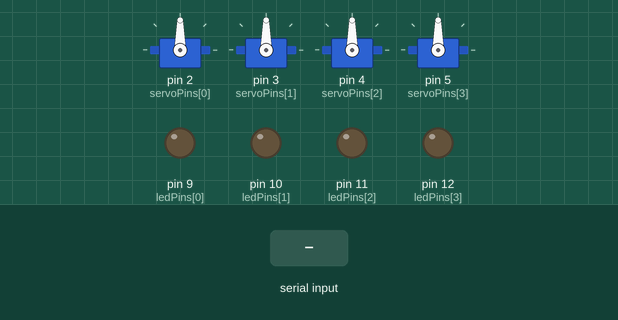
This sketch was run on a simulated Arduino Uno, built with avr-gcc and run on an emulated ATmega328P. On the bench: 4 × servo, output pins drawn as LEDs (lit = HIGH). The inputs (shaded band) are chosen by the test bench.

Above: at 1.2 s.
1.3 s: "L1: 90\n" received over Serial
At 2.1 s:
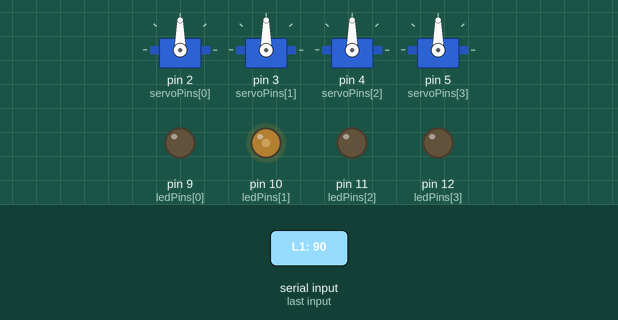
2.8 s: "L:1\n" received over Serial
At 3.2 s:
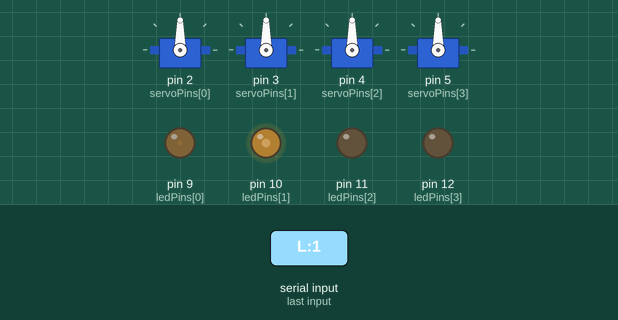
4.3 s: "L:150\n" received over Serial
At 5.5 s:
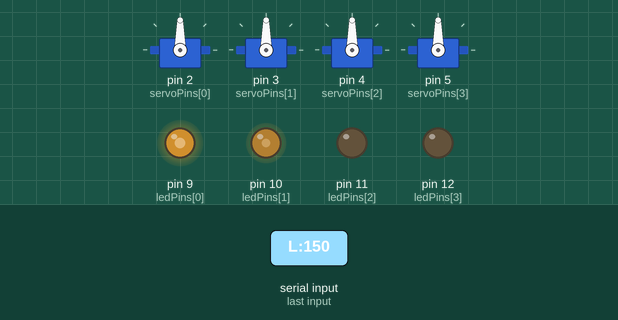
5.8 s: "S:1\n" received over Serial
At 6.8 s:
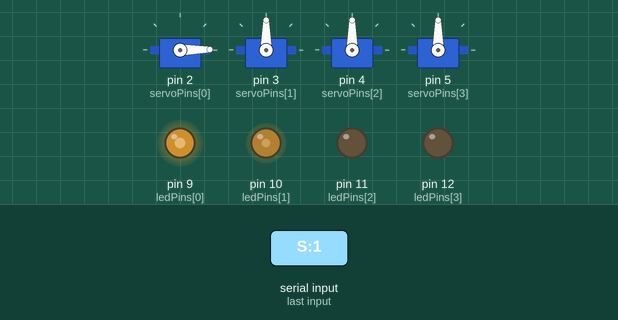
7.3 s: "S:150\n" received over Serial
At 7.9 s:
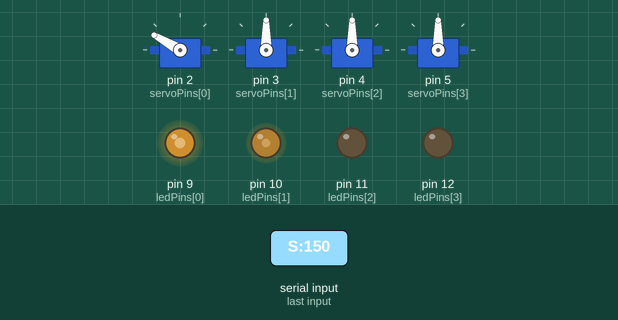
8.8 s: "L:1\n" received over Serial
At 10.2 s:
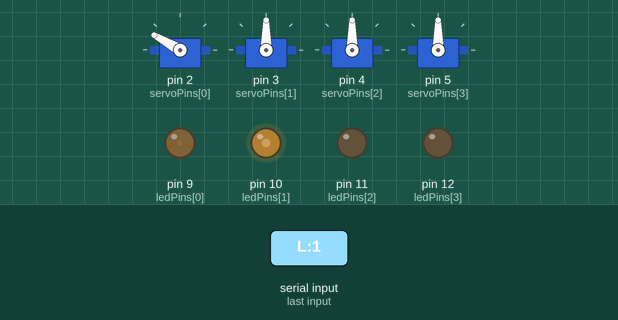
Timing chart, 0 to 11.3 s (numbered marks = the images above; inputs shaded):
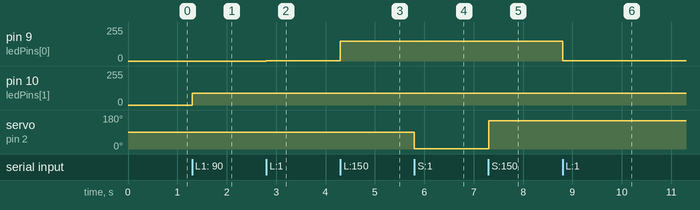

Measured:
- after the input at 1.3 s, pin 10 (ledPins[1]): 0/255 → 90/255 at once
- after the input at 2.8 s, pin 9 (ledPins[0]): 0/255 → 1/255 at once
- after the input at 4.3 s, pin 9 (ledPins[0]): 1/255 → 150/255 at once
- after the input at 5.8 s, servo on pin 2 (servoPins[0]): 90° → 1° at once
- after the input at 7.3 s, servo on pin 2 (servoPins[0]): 1° → 150° at once
- after the input at 8.8 s, pin 9 (ledPins[0]): 150/255 → 1/255 at once

The sketch:

4LED_And_4Servo-v2.ino
```cpp
/*
Combination of LED and Multi-Servo Control via Serial
-----------------------------
This sketch reads colon-separated values over Serial and applies them to certain pins to control LED or Servo.
Based on:
- https://github.com/DigitalFuturesOCADU/CC2024/blob/main/experiment3/examples/example1_controlLEDs/arduino/serial_read2Vals_LEDbrightness/serial_read2Vals_LEDbrightness.ino
- https://github.com/DigitalFuturesOCADU/CC2024/blob/main/experiment3/examples/example2_controlServos/webSerial_4Servo_CSV/webSerial_4Servo_CSV.ino

Hardware Setup:
--------------
1. Connect servos to the following Arduino pins:
   - S0: Servo 1: Pin 2
   - S1: Servo 2: Pin 3
   - S2: Servo 3: Pin 4
   - S3: Servo 4: Pin 5
   - L0: LED 1: Pin 9
   - L1: LED 2: Pin 10
   - L2: LED 3: Pin 11
   - L3: LED 4: Pin 12
2. Power your servos appropriately (most servos need external power)
   - DO NOT power multiple servos directly from Arduino's 5V!
   - Use an external power supply or battery pack

Usage Examples:
--------------
Send these strings over Serial (end with newline):
  "L1: 90"     -> Sets first LED to 90 light level
  "S2:90"      -> Sets second servo to 90


Serial Configuration:
-------------------
- Baud Rate: 57600
- Line Ending: Newline (\n)

Note: You can modify maxServos constant to support fewer/more servos
(remember to update servoPins array accordingly)
*/
#include <Servo.h>

// Define number of servos
const int ServosNum = 4;
const char servoLetter = 'S';

// Create servo objects
Servo servos[ServosNum];  // Array to hold servo objects

// Define constants for servo pin numbers
const int servoPins[ServosNum] = { 2, 3, 4, 5 };  // Pins for servos 1-4

// Define number of led
const int ledNum = 4;
const char ledLetter = 'L';

// Define constants for LED pin numbers
const int ledPins[] = { 9, 10, 11, 12 };  // Pins for leds

// Define inintial value
const int ledInitial[] = {0,0,0,0};
const int servoInitial[] = {90,90,90,90};

void setup() {

  // Initialize serial communication at 57600 baud rate
  Serial.begin(57600);

  // Set all LED pins as OUTPUT and initial value
  for (int i = 0; i < ledNum; i++) {
    pinMode(ledPins[i], OUTPUT);
    // set LED initial value
    analogWrite(ledPins[i], ledInitial[i]);
  }


  // Attach all servos to their pins and set initial value
  for (int i = 0; i < ServosNum; i++) {
    servos[i].attach(servoPins[i]);
    // set servos initial value
      servos[i].write(servoInitial[i]);
  }
}

void loop() {
  // Check if data is available on the serial port
  if (Serial.available() > 0) {
    // Read the incoming data until a newline character
    String input = Serial.readStringUntil('\n');
    // If the input is not empty, process it
    if (input.length() > 0) {
      processInput(input);
    }
  }

}

// process LED input
void processInput(String input) {
    String type;
    int index;
    int value;

  // Find the position of the colon in the input string
  int colonIndex = input.indexOf(':');

  // If a colon is found in the input
  if (colonIndex != -1) {
    // Serial.println("string!");
    // Split the input string into three parts
    type = input.substring(0, 1);
    index = input.substring(1, 2).toInt();
    value = input.substring(colonIndex + 1).toInt();

    if (type == "L") {
      value = constrain(value, 0, 255);
      analogWrite(ledPins[index], value);
    } else if (type == "S") {
      value = constrain(value, 0, 180);
      servos[index].write(value);
    }
  }
}

  // // process LED input
  // void processInput(String input) {
  //   // Find the position of the comma in the input string
  //   int commaIndex = input.indexOf(',');

  //   // If a comma is found in the input
  //   if (commaIndex != -1) {
  //     // Split the input string into two parts
  //     String value1String = input.substring(0, commaIndex);
  //     String value2String = input.substring(commaIndex + 1);

  //     // Convert the string values to integers and constrain them between 0 and 255
  //     int value1 = constrain(value1String.toInt(), 0, 255);
  //     int value2 = constrain(value2String.toInt(), 0, 255);

  //     // Set the brightness of LED 1 (both pins) using value1
  //     analogWrite(led1Pin1, value1);
  //     analogWrite(led1Pin2, value1);

  //     // Set the brightness of LED 2 (both pins) using value2
  //     analogWrite(led2Pin1, value2);
  //     analogWrite(led2Pin2, value2);
  //   }
  // }

  // process servo input
  // void processInput(String input) {
  //   int lastIndex = 0;
  //   int servoIndex = 0;

  //   // Keep finding commas until we run out or hit our servo limit
  //   while(servoIndex < maxServos) {
  //     int nextComma = input.indexOf(',', lastIndex);
  //     String valueString;

  //     // Extract the value string
  //     if(nextComma == -1) {
  //       // Last value
  //       valueString = input.substring(lastIndex);
  //       // Convert to int, constrain, and apply to final servo
  //       servos[servoIndex].write(constrain(valueString.toInt(), 0, 180));
  //       break;  // No more values to process
  //     } else {
  //       // Not the last value
  //       valueString = input.substring(lastIndex, nextComma);
  //       // Convert to int, constrain, and apply to current servo
  //       servos[servoIndex].write(constrain(valueString.toInt(), 0, 180));
  //       // Move to next value
  //       lastIndex = nextComma + 1;
  //       servoIndex++;
  //     }
  //   }
  // }
```
